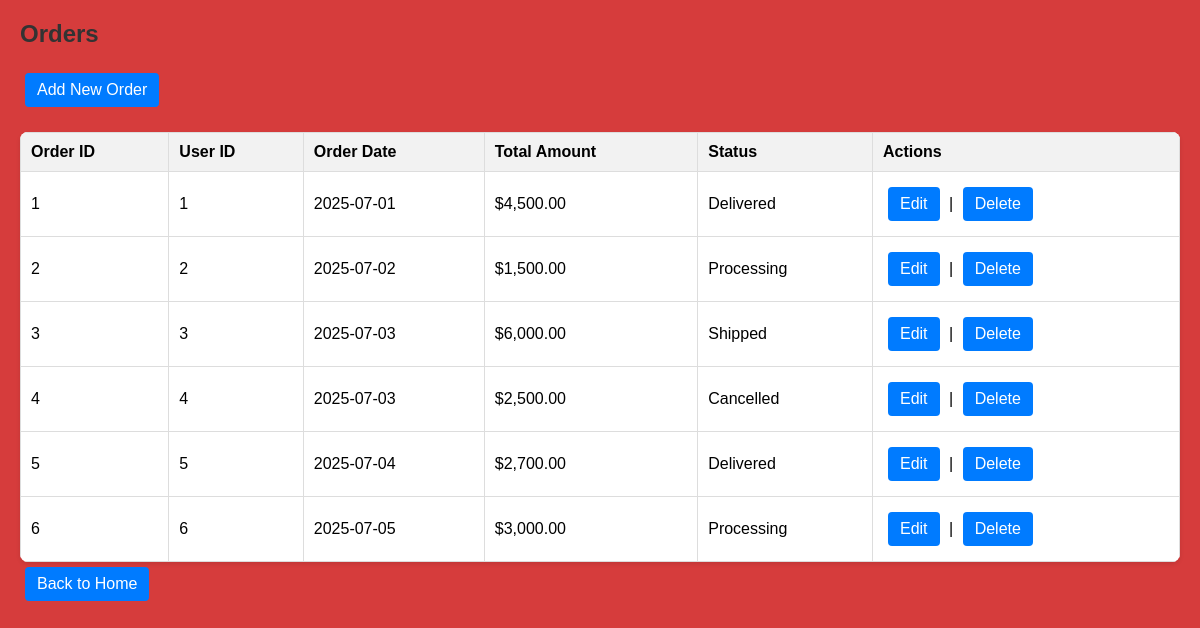
Screenshot of /Assignment-3/order/read.php with the database file from the repository.
### tables this page shows
CREATE TABLE `order` (
  `order_id` int(11) NOT NULL,
  `user_id` int(11) DEFAULT NULL,
  `order_date` date DEFAULT NULL,
  `total_amount` decimal(10,2) DEFAULT NULL,
  `status` varchar(20) DEFAULT NULL
);

### Assignment-3/order/read.php (the view, shortened to what this page needs)
<?php include '../includes/db.php'; ?>
<!DOCTYPE html>
<html>
<head>
<link rel="stylesheet" href="../css/style.css">
</head>
<body>
<h2>Orders</h2>
<a href="create.php">Add New Order</a>
<table>
<tr><th>Order ID</th><th>User ID</th><th>Order Date</th><th>Total Amount</th><th>Status</th><th>Actions</th></tr>
<?php
$sql = "SELECT order_id, user_id, order_date, total_amount, status
        FROM `order`
        ORDER BY order_id ASC";
$result = $conn->query($sql);
if ($result && $result->num_rows > 0) {
    while($row = $result->fetch_assoc()){
        echo "<tr>";
        echo "<td>" . htmlspecialchars($row['order_id']) . "</td>";
        echo "<td>" . htmlspecialchars($row['user_id']) . "</td>";
        echo "<td>" . htmlspecialchars($row['order_date']) . "</td>";
        echo "<td>$" . htmlspecialchars(number_format($row['total_amount'], 2)) . "</td>";
        echo "<td>" . htmlspecialchars($row['status']) . "</td>";
        echo "<td><a href='update.php?id=" . htmlspecialchars($row['order_id']) . "'>Edit</a> | ";
        echo "<a href='delete.php?id=" . htmlspecialchars($row['order_id']) . "' onclick=\"return confirm('Are you sure you want to delete this order?');\">Delete</a></td>";
        echo "</tr>";
    }
} else {
    echo "<tr><td colspan='6'>No orders found.</td></tr>";
}
?>
</table>
<a href='../index.php'>Back to Home</a>
</body>
</html>

### Assignment-3/css/style.css (style rules this page uses)
body { font-family: Arial, sans-serif; margin: 20px; background: #d63c3c; }
h2, h1 { color: #333; }
a { margin: 5px; padding: 8px 12px; background-color: #007BFF; color: white; text-decoration: none; border-radius: 4px; display: inline-block; }
table { border-collapse: collapse; width: 100%; background: white; margin-top: 20px; box-shadow: 0 2px 4px rgba(0,0,0,0.1); border-radius: 8px; overflow: hidden; }
th, td { padding: 10px; border: 1px solid #ddd; text-align: left; }
th { background-color: #f2f2f2; font-weight: bold; }

### rows the page displays
order: order_id "1", user "1", order_date "2025-07-01", total_amount "4,500.00", status "Delivered"
order: order_id "2", user "2", order_date "2025-07-02", total_amount "1,500.00", status "Processing"
order: order_id "3", user "3", order_date "2025-07-03", total_amount "6,000.00", status "Shipped"
order: order_id "4", user "4", order_date "2025-07-03", total_amount "2,500.00", status "Cancelled"
order: order_id "5", user "5", order_date "2025-07-04", total_amount "2,700.00", status "Delivered"
order: order_id "6", user "6", order_date "2025-07-05", total_amount "3,000.00", status "Processing"
